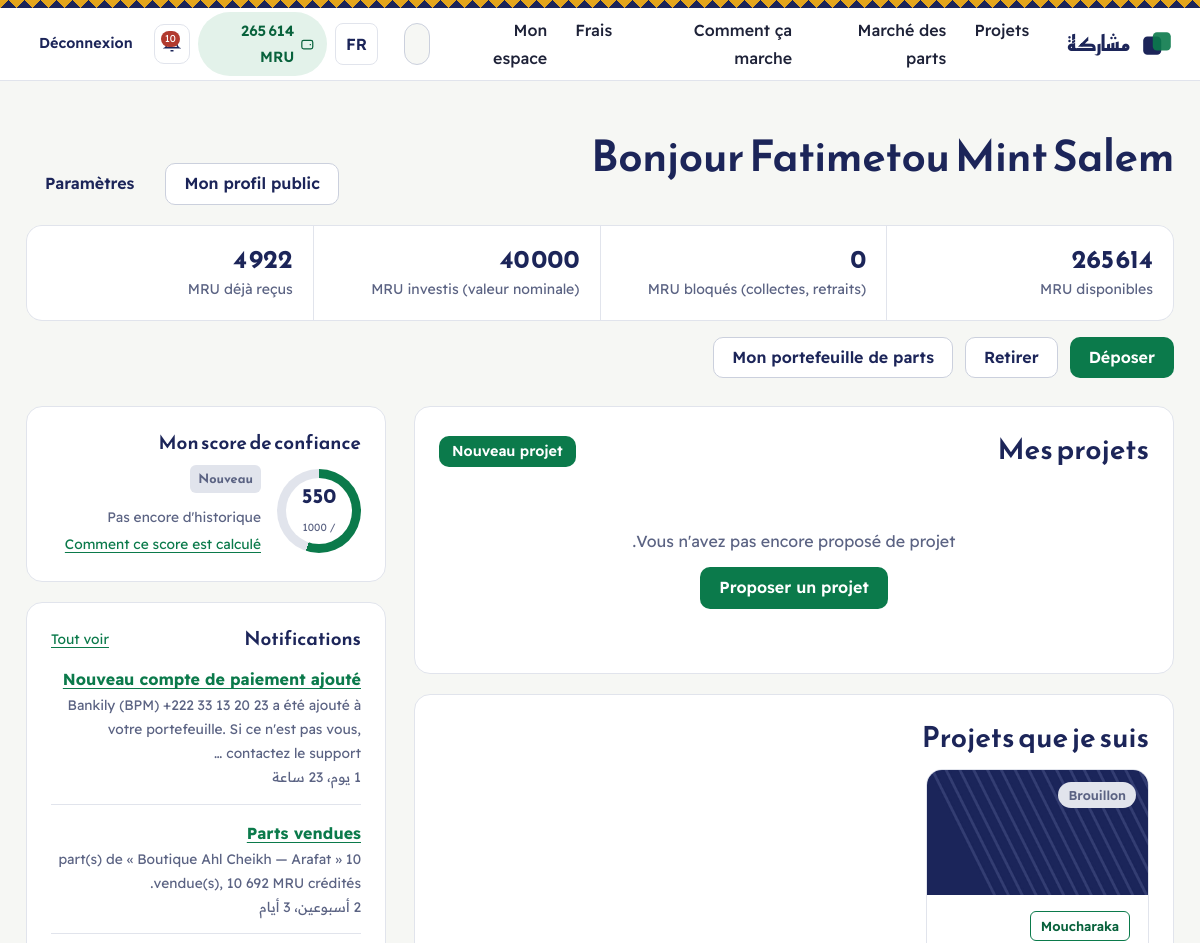
/dashboard/ (signed in, upper part), run on an earlier commit of the app's database.
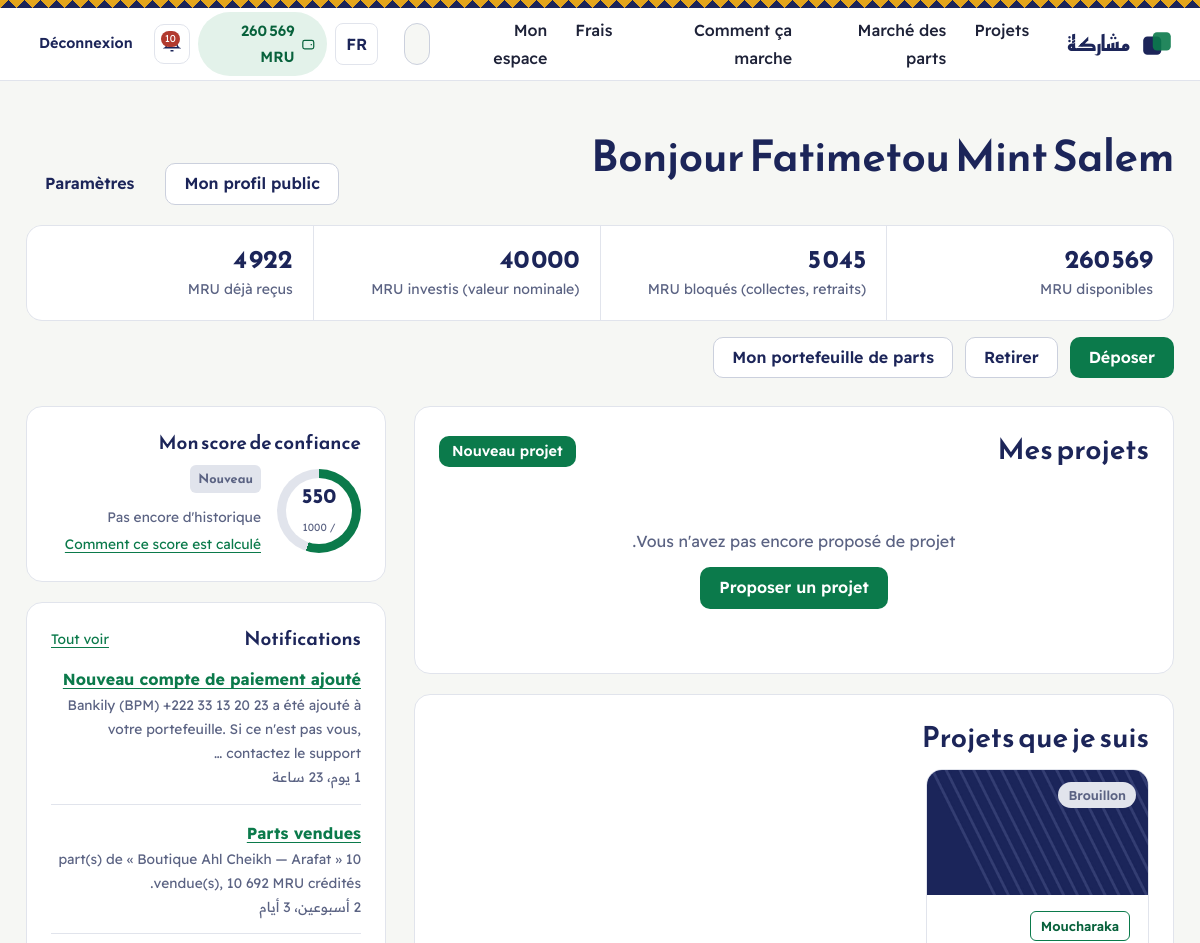
And on a later commit of the database.
### apps/wallet/models.py (models this page shows, shortened)
class Wallet(models.Model):
    KINDS = [("user", _("Utilisateur")), ("platform", _("Plateforme (revenus)"))]
    user = models.OneToOneField(settings.AUTH_USER_MODEL, null=True, blank=True, on_delete=models.PROTECT,
                                related_name="wallet_account")
    kind = models.CharField(max_length=10, choices=KINDS, default="user")
    balance = models.DecimalField(_("disponible"), **MONEY, default=ZERO)
    held = models.DecimalField(_("bloqué"), **MONEY, default=ZERO)
    updated_at = models.DateTimeField(auto_now=True)
    class Meta:
        verbose_name = _("portefeuille")
        verbose_name_plural = _("portefeuilles")
        constraints = [
            models.CheckConstraint(condition=models.Q(balance__gte=0), name="wallet_balance_non_negative"),
            models.CheckConstraint(condition=models.Q(held__gte=0), name="wallet_held_non_negative"),
        ]
    @classmethod
    def for_user(cls, user):
        wallet, _created = cls.objects.get_or_create(user=user, defaults={"kind": "user"})
        return wallet
    @classmethod
    def platform(cls):
        wallet = cls.objects.filter(kind="platform").first()
        if wallet is None:
            wallet = cls.objects.create(kind="platform")
        return wallet

### apps/core/views.py (the view)
# urls.py: path("dashboard/", views.dashboard, name="dashboard"),
@login_required
def dashboard(request):
    u = request.user
    if u.status == u.Status.NEW and not hasattr(u, "kyc"):
        return redirect("accounts:kyc")
    ctx = {"notifications": u.notifications.all()[:8], "my_projects": u.projects.all()[:20]}
    if u.is_approved:
        holdings = Holding.objects.filter(user=u, shares__gt=0).select_related("project")
        ctx["wallet"] = u.wallet
        ctx["holdings_value"] = sum((h.nominal_value for h in holdings), Decimal("0"))
        ctx["received"] = Payout.objects.filter(user=u).aggregate(s=Sum("amount"))["s"] or 0
        ctx["held_investments"] = Investment.objects.filter(investor=u, status="held").select_related("project")
        ctx["recommended"] = (Project.objects.filter(status="funding").exclude(owner=u)
                              .exclude(investments__investor=u).order_by("campaign_end")[:3])
        ctx["score"] = get_score(u)
        ctx["followed"] = (Project.objects.filter(Q(favorited_by__user=u) | Q(interests__user=u))
                           .select_related("sector", "wilaya", "moughataa").distinct()[:6])
        ctx["no_accounts"] = not u.payment_accounts.filter(is_active=True).exists()
    return render(request, "core/dashboard.html", ctx)

### apps/accounts/models.py (called while the page is built)
    @property
    def is_approved(self):
        return self.status == self.Status.APPROVED and self.is_active

    @cached_property
    def wallet(self):
        from apps.wallet.models import Wallet
        return Wallet.for_user(self)

### apps/core/context_processors.py (called while the page is built)
def platform(request):
    ctx = {"PLATFORM_NAME": settings.PLATFORM_NAME, "IS_RTL": get_language_bidi(), "DEBUG": settings.DEBUG}
    user = getattr(request, "user", None)
    if user is not None and user.is_authenticated:
        ctx["unread_count"] = user.notifications.filter(is_read=False).count()
        if user.is_approved:
            from apps.wallet.models import Wallet
            ctx["nav_wallet"] = Wallet.for_user(user)
    return ctx

### apps/core/models.py (called while the page is built)
    @property
    def name(self):
        return self.name_ar if (get_language() or "").startswith("ar") else self.name_fr

### apps/core/templatetags/mk.py (called while the page is built)
@register.filter
def money(value, decimals=0):
    try:
        d = Decimal(value)
    except (InvalidOperation, TypeError, ValueError):
        return value
    s = f"{d:,.{int(decimals)}f}".replace(",", " ")
    return s

@register.simple_tag
def badge(status, label):
    return format_html('<span class="badge tone-{}">{}</span>', STATUS_TONE.get(status, "muted"), label)

### templates/core/dashboard.html (shortened to what this page needs)
{% extends "base.html" %}{% load i18n mk %}
{% block content %}<div class="wrap section">
  <div class="section-head"><h1>{% blocktrans with n=user.full_name %}Bonjour {{ n }}{% endblocktrans %}</h1>
    <div class="row"><a class="btn secondary" href="{% url 'trust:profile' user.public_id %}">{% trans "Mon profil public" %}</a><a class="btn ghost" href="{% url 'accounts:settings' %}">{% trans "Paramètres" %}</a></div></div>
  {% if user.is_approved %}
  <div class="stats">
    <div class="stat"><b class="num">{{ wallet.balance|money }}</b><span>{% trans "MRU disponibles" %}</span></div>
    <div class="stat"><b class="num">{{ wallet.held|money }}</b><span>{% trans "MRU bloqués (collectes, retraits)" %}</span></div>
    <div class="stat"><b class="num">{{ holdings_value|money }}</b><span>{% trans "MRU investis (valeur nominale)" %}</span></div>
    <div class="stat"><b class="num">{{ received|money }}</b><span>{% trans "MRU déjà reçus" %}</span></div>
  </div>
  <div class="row" style="margin-top:16px">
    <a class="btn" href="{% url 'wallet:deposit' %}">{% trans "Déposer" %}</a>
    <a class="btn secondary" href="{% url 'wallet:withdraw' %}">{% trans "Retirer" %}</a>
    <a class="btn secondary" href="{% url 'core:portfolio' %}">{% trans "Mon portefeuille de parts" %}</a>
  </div>
  {% endif %}
  <div class="split" style="margin-top:28px">
    <div>
      <div class="panel">
        <div class="section-head"><h2>{% trans "Mes projets" %}</h2>{% if user.is_approved %}<a class="btn small" href="{% url 'projects:new' %}">{% trans "Nouveau projet" %}</a>{% endif %}</div>
        {% if my_projects %}<div class="table-wrap"><table class="table">
          <thead><tr><th>{% trans "Projet" %}</th><th>{% trans "Statut" %}</th><th class="n">{% trans "Collecté" %}</th><th></th></tr></thead>
          <tbody>{% for p in my_projects %}<tr>
            <td><a href="{{ p.get_absolute_url }}">{{ p.title }}</a><div class="small muted">{{ p.get_kind_display }} · <span class="ltr">{{ p.reference }}</span> · <a href="{{ p.get_absolute_url }}#share">{% trans "Partager" %}</a></div></td>
            <td>{% badge p.status p.get_status_display %}</td>
            <td class="n">{{ p.raised_amount|money }} / {{ p.target_amount|money }}</td>
            <td class="n">{% if p.is_editable %}<a class="btn small secondary" href="{% url 'projects:edit' p.slug 'basics' %}">{% trans "Compléter" %}</a>
              {% elif p.status != "submitted" %}<a class="btn small secondary" href="{% url 'projects:manage' p.slug %}">{% trans "Gérer" %}</a>{% endif %}</td>
          </tr>{% if p.status == "changes" %}<tr><td colspan="4"><div class="note warn small">{{ p.changes_requested }}</div></td></tr>{% endif %}{% endfor %}</tbody></table></div>
        {% else %}<div class="empty">{% trans "Vous n'avez pas encore proposé de projet." %}<br>{% if user.is_approved %}<a class="btn" href="{% url 'projects:new' %}">{% trans "Proposer un projet" %}</a>{% endif %}</div>{% endif %}
      </div>
      {% if followed %}<div class="panel"><h2>{% trans "Projets que je suis" %}</h2><div class="grid g3">{% for p in followed %}{% include "includes/project_card.html" %}{% endfor %}</div></div>{% endif %}
    </div>
    <aside>
      {% if score %}<div class="panel"><h3>{% trans "Mon score de confiance" %}</h3>{% include "includes/score.html" %}</div>{% endif %}
      <div class="panel"><div class="row between"><h3 style="margin:0">{% trans "Notifications" %}</h3><a class="small" href="{% url 'core:notifications' %}">{% trans "Tout voir" %}</a></div>
        {% for n in notifications %}<div class="qa-item"><a href="{{ n.url|default:'#' }}"><b>{{ n.title }}</b></a><div class="small muted">{{ n.body|truncatechars:110 }}</div><div class="small muted">{{ n.created_at|timesince }}</div></div>
        {% empty %}<p class="muted small">{% trans "Rien de nouveau." %}</p>{% endfor %}</div>
    </aside>
  </div>
</div>{% endblock %}

### templates/base.html (shortened to what this page needs)
{% load i18n static mk %}{% get_current_language as LANG %}<!doctype html>
<html lang="{{ LANG }}" dir="{% if IS_RTL %}rtl{% else %}ltr{% endif %}">
<head>
  <link rel="stylesheet" href="{% static 'css/fonts.css' %}">
  <link rel="stylesheet" href="{% static 'css/app.css' %}">
</head>
<body>
<div class="frieze" aria-hidden="true"></div>
<header class="site-header">
  <div class="wrap">
    <a class="brand" href="{% url 'core:home' %}" aria-label="Moucharaka">
      <svg viewBox="0 0 32 32" aria-hidden="true"><rect x="3" y="9" width="17" height="17" rx="4" fill="var(--ink)"/><rect x="12" y="5" width="17" height="17" rx="4" fill="var(--palm)" fill-opacity=".9"/></svg>
      <b>{% if IS_RTL %}مشاركة{% else %}Moucharaka{% endif %}</b>
    </a>
    <nav class="nav" id="main-nav" aria-label="{% trans 'Navigation principale' %}">
      {% url 'projects:explore' as u_exp %}{% url 'market:index' as u_mk %}{% url 'core:page' 'how' as u_how %}{% url 'core:page' 'fees' as u_fees %}
      <a href="{{ u_exp }}" {% if request.path == u_exp %}aria-current="page"{% endif %}>{% trans "Projets" %}</a>
      <a href="{{ u_mk }}" {% if request.path == u_mk %}aria-current="page"{% endif %}>{% trans "Marché des parts" %}</a>
      <a href="{{ u_how }}" {% if request.path == u_how %}aria-current="page"{% endif %}>{% trans "Comment ça marche" %}</a>
      <a href="{{ u_fees }}" {% if request.path == u_fees %}aria-current="page"{% endif %}>{% trans "Frais" %}</a>
      {% if user.is_authenticated %}
        <a href="{% url 'core:dashboard' %}">{% trans "Mon espace" %}</a>
      {% endif %}
    </nav>
    <form class="header-search" action="{% url 'search' %}" method="get" role="search">
      <input id="hs" type="search" name="q" value="{{ request.GET.q|default:'' }}" placeholder="{% trans 'Projet, ID (MP-…), porteur…' %}" autocomplete="off">
    </form>
    <div class="header-end">
      <form class="lang-form" action="{% url 'set_language' %}" method="post">{% csrf_token %}
        {% if LANG == "ar" %}<button name="language" value="fr" lang="fr" title="Français">FR</button>
        {% else %}<button name="language" value="ar" lang="ar" title="العربية">ع</button>{% endif %}
      </form>
      {% if user.is_authenticated %}
        {% if nav_wallet %}<a class="wallet-chip" href="{% url 'wallet:home' %}" title="{% trans 'Portefeuille' %}"><svg width="16" height="16" viewBox="0 0 24 24" fill="none" stroke="currentColor" stroke-width="2" aria-hidden="true"><rect x="3" y="6" width="18" height="14" rx="3"/><path d="M16 13h2"/></svg><span class="num">{{ nav_wallet.balance|money }} MRU</span></a>{% endif %}
        <a class="icon-btn" href="{% url 'core:notifications' %}" aria-label="{% trans 'Notifications' %}">
          {% if unread_count %}<span class="dot">{{ unread_count }}</span>{% endif %}
        </a>
        <form action="{% url 'accounts:logout' %}" method="post">{% csrf_token %}<button class="btn ghost small">{% trans "Déconnexion" %}</button></form>
      {% else %}
        <a class="btn ghost small" href="{% url 'accounts:login' %}">{% trans "Connexion" %}</a>
        <a class="btn small" href="{% url 'accounts:register' %}">{% trans "Créer un compte" %}</a>
      {% endif %}
    </div>
  </div>
</header>
<main id="main">{% block content %}{% endblock %}</main>
</body>
</html>

What changed in the data, as far as the page shows it:
changed Wallet: balance "265 614" → "260 569"; held "0" → "5 045"
